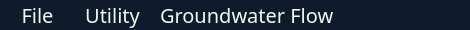
        <widget class="QFrame" name="topFrame">
         <property name="maximumSize">
          <size>
           <width>16777215</width>
           <height>30</height>
          </size>
         </property>
         <property name="styleSheet">
          <string notr="true">background-color: rgb(15, 27, 44);
border-bottom-left-radius: 0px;
border-bottom-right-radius: 0px;</string>
         </property>
         <property name="frameShape">
          <enum>QFrame::NoFrame</enum>
         </property>
         <property name="frameShadow">
          <enum>QFrame::Raised</enum>
         </property>
         <layout class="QHBoxLayout" name="horizontalLayout">
          <property name="spacing">
           <number>0</number>
          </property>
          <property name="leftMargin">
           <number>0</number>
          </property>
          <property name="topMargin">
           <number>0</number>
          </property>
          <property name="rightMargin">
           <number>0</number>
          </property>
          <property name="bottomMargin">
           <number>0</number>
          </property>
          <item>
           <widget class="QFrame" name="menuFrame">
            <property name="maximumSize">
             <size>
              <width>150</width>
              <height>16777215</height>
             </size>
            </property>
            <property name="frameShape">
             <enum>QFrame::StyledPanel</enum>
            </property>
            <property name="frameShadow">
             <enum>QFrame::Raised</enum>
            </property>
            <layout class="QHBoxLayout" name="horizontalLayout_5">
             <property name="spacing">
              <number>0</number>
             </property>
             <property name="leftMargin">
              <number>0</number>
             </property>
             <property name="topMargin">
              <number>0</number>
             </property>
             <property name="rightMargin">
              <number>0</number>
             </property>
             <property name="bottomMargin">
              <number>0</number>
             </property>
             <item>
              <widget class="QPushButton" name="fileButton">
               <property name="minimumSize">
                <size>
                 <width>75</width>
                 <height>30</height>
                </size>
               </property>
               <property name="maximumSize">
                <size>
                 <width>75</width>
                 <height>16777215</height>
                </size>
               </property>
               <property name="font">
                <font>
                 <family>Arial Rounded MT Bold</family>
                 
                </font>
               </property>
               <property name="toolTip">
                <string>File menu</string>
               </property>
               <property name="styleSheet">
                <string notr="true">QPushButton {
	color: rgb(241,250,238);
	border: none;
	border-radius: 8px;
	font-size: 20px;
}
QPushButton:hover {
	background-color: rgba(255,255,255,50);
}</string>
               </property>
               <property name="text">
                <string>File</string>
               </property>
              </widget>
             </item>
             <item>
              <widget class="QPushButton" name="utilButton">
               <property name="minimumSize">
                <size>
                 <width>75</width>
                 <height>30</height>
                </size>
               </property>
               <property name="maximumSize">
                <size>
                 <width>75</width>
                 <height>16777215</height>
                </size>
               </property>
               <property name="font">
                <font>
                 <family>Arial Rounded MT Bold</family>
                 
                </font>
               </property>
               <property name="toolTip">
                <string>Utility menu</string>
               </property>
               <property name="styleSheet">
                <string notr="true">QPushButton {
	color: rgb(241,250,238);
	border: none;
	border-radius: 8px;
	font-size: 20px;
}
QPushButton:hover {
	background-color: rgba(255,255,255,50);
}</string>
               </property>
               <property name="text">
                <string>Utility</string>
               </property>
              </widget>
             </item>
            </layout>
           </widget>
          </item>
          <item>
           <widget class="QFrame" name="titleFrame">
            <property name="frameShape">
             <enum>QFrame::NoFrame</enum>
            </property>
            <property name="frameShadow">
             <enum>QFrame::Raised</enum>
            </property>
            <layout class="QVBoxLayout" name="verticalLayout_3">
             <property name="spacing">
              <number>0</number>
             </property>
             <property name="leftMargin">
              <number>10</number>
             </property>
             <property name="topMargin">
              <number>0</number>
             </property>
             <property name="rightMargin">
              <number>0</number>
             </property>
             <property name="bottomMargin">
              <number>0</number>
             </property>
             <item alignment="Qt::AlignHCenter">
              <widget class="QLabel" name="titleLabel">
               <property name="font">
                <font>
                 <family>Arial Rounded MT Bold</family>
                 
                 <weight>50</weight>
                 <bold>false</bold>
                </font>
               </property>
               <property name="styleSheet">
                <string notr="true">color: rgb(241, 250, 238);
font-size: 20px;</string>
               </property>
               <property name="text">
                <string>Groundwater Flow</string>
               </property>
              </widget>
             </item>
            </layout>
           </widget>
          </item>
          <item>
           <widget class="QFrame" name="buttonFrame">
            <property name="maximumSize">
             <size>
              <width>150</width>
              <height>16777215</height>
             </size>
            </property>
            <property name="font">
             <font>
              <pointsize>14</pointsize>
             </font>
            </property>
            <property name="focusPolicy">
             <enum>Qt::NoFocus</enum>
            </property>
            <property name="frameShape">
             <enum>QFrame::StyledPanel</enum>
            </property>
            <property name="frameShadow">
             <enum>QFrame::Raised</enum>
            </property>
            <layout class="QHBoxLayout" name="horizontalLayout_2">
             <property name="spacing">
              <number>0</number>
             </property>
             <property name="leftMargin">
              <number>0</number>
             </property>
             <property name="topMargin">
              <number>0</number>
             </property>
             <property name="rightMargin">
              <number>0</number>
             </property>
             <property name="bottomMargin">
              <number>0</number>
             </property>
             <item>
              <spacer name="buttonSpacer">
               <property name="orientation">
                <enum>Qt::Horizontal</enum>
               </property>
               <property name="sizeHint" stdset="0">
                <size>
                 <width>40</width>
                 <height>20</height>
                </size>
               </property>
              </spacer>
             </item>
             <item>
              <widget class="QPushButton" name="miniButton">
               <property name="maximumSize">
                <size>
                 <width>40</width>
                 <height>40</height>
                </size>
               </property>
               <property name="toolTip">
                <string>Minimise</string>
               </property>
               <property name="styleSheet">
                <string notr="true">QPushButton {
	border: none;
	border-radius: 8px;
}
QPushButton:hover {
	background-color: rgba(255,255,255,50) 
}</string>
               </property>
               <property name="text">
                <string/>
               </property>
               <property name="icon">
                <iconset>
                 <normaloff>Assets/mini.png</normaloff>Assets/mini.png</iconset>
               </property>
               <property name="iconSize">
                <size>
                 <width>24</width>
                 <height>24</height>
                </size>
               </property>
               <property name="flat">
                <bool>false</bool>
               </property>
              </widget>
             </item>
             <item>
              <widget class="QPushButton" name="maxiButton">
               <property name="maximumSize">
                <size>
                 <width>40</width>
                 <height>40</height>
                </size>
               </property>
               <property name="toolTip">
                <string>Maximise</string>
               </property>
               <property name="styleSheet">
                <string notr="true">QPushButton {
	border: none;
	border-radius: 8px;
}
QPushButton:hover {
	background-color: rgba(255,255,255,50) 
}</string>
               </property>
               <property name="text">
                <string/>
               </property>
               <property name="icon">
                <iconset>
                 <normaloff>Assets/maxi.png</normaloff>Assets/maxi.png</iconset>
               </property>
               <property name="iconSize">
                <size>
                 <width>24</width>
                 <height>24</height>
                </size>
               </property>
               <property name="flat">
                <bool>false</bool>
               </property>
              </widget>
             </item>
             <item>
              <widget class="QPushButton" name="exitButton">
               <property name="enabled">
                <bool>true</bool>
               </property>
               <property name="maximumSize">
                <size>
                 <width>40</width>
                 <height>40</height>
                </size>
               </property>
               <property name="toolTip">
                <string>Exit</string>
               </property>
               <property name="styleSheet">
                <string notr="true">QPushButton {
	border: none;
	border-radius: 8px;
}
QPushButton:hover {
	background-color: rgba(255,255,255,50) 
}</string>
               </property>
               <property name="text">
                <string/>
               </property>
               <property name="icon">
                <iconset>
                 <normaloff>Assets/exit.png</normaloff>Assets/exit.png</iconset>
               </property>
               <property name="iconSize">
                <size>
                 <width>32</width>
                 <height>32</height>
                </size>
               </property>
               <property name="flat">
                <bool>false</bool>
               </property>
              </widget>
             </item>
            </layout>
           </widget>
          </item>
         </layout>
        </widget>
